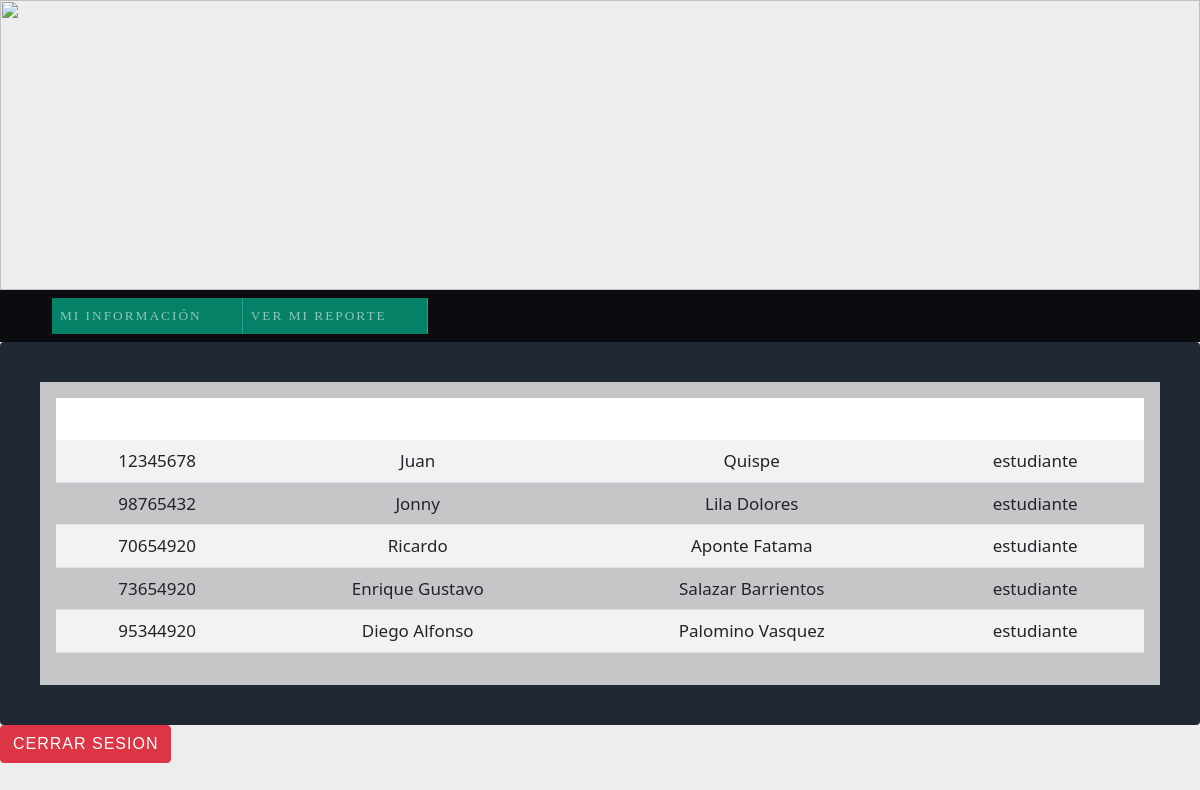
The app's page /vistas/listaalumnos.php with its own data.
### tables this page shows
CREATE TABLE `usuarios` (
  `idusuario` int(11) NOT NULL,
  `codigo` int(11) NOT NULL,
  `nombre` varchar(50) NOT NULL,
  `apellido` varchar(50) NOT NULL,
  `usuario` varchar(50) NOT NULL,
  `password` varchar(50) NOT NULL,
  `rol` varchar(50) NOT NULL
);

### controlador/conexion.php (called while the page is built)
<?php
class Conexion
{
	private $conexion;
	public function __construct () {
		$this->conexion = new mysqli("localhost","root","admin","testlg");
		$this->conexion->set_charset('utf8');
	}
	public function consultar ($sql) {
		$query = $this->conexion->query($sql);
		return $query;
	}
}
?>

### vistas/listaalumnos.php (the view, shortened to what this page needs)
<!DOCTYPE html>
<html lang="en">
<head>
</head>
<link href="https://cdn.jsdelivr.net/npm/bootstrap@5.0.2/dist/css/bootstrap.min.css" rel="stylesheet">
<link rel="stylesheet" href="https://cdnjs.cloudflare.com/ajax/libs/twitter-bootstrap/5.0.1/css/bootstrap.min.css">
<link rel="stylesheet" href="https://cdn.datatables.net/1.10.25/css/dataTables.bootstrap5.min.css">
<link rel="stylesheet" href="https://stackpath.bootstrapcdn.com/font-awesome/4.7.0/css/font-awesome.min.css">
<link rel="stylesheet" href="css/style.css">
<link rel="stylesheet" href="../css/index.css">
<body>
    <?php
        include('nav.php');
        require_once("../controlador/conexion.php");
         $conexion = new Conexion();
         $consulta = "SELECT * FROM usuarios WHERE rol='estudiante' ";
         $resultado = $conexion->consultar($consulta);
         $estudiantes = $resultado->fetch_all(MYSQLI_ASSOC);
    ?>
    <div class="card">
        <div class="card-body">
            <table id="example" class="table table-striped" style="width:100%">
                <thead>
                    <tr>
                        <th>Codigo</th>
                        <th>Nombre</th>
                        <th>Apellido</th>
                        <th>Rol</th>
                    </tr>
                </thead>
                <tbody>
                 <?php   foreach ($estudiantes as $estudiante) { ?>
                    <tr>
                        <td>
                            <?php echo $estudiante['codigo'] ?>
                        </td>
                        <td>
                            <?php echo $estudiante['nombre'] ?>
                        </td>
                        <td>
                            <?php echo $estudiante['apellido'] ?>
                        </td>
                        <td>
                            <?php echo $estudiante['rol'] ?>
                        </td>
                    </tr>
                    <?php
                        }
                        ?>
                </tbody>
            </table>
        </div>
    </div>
    <a href="../cerrarsesion.php" class="btn btn-danger text-center">CERRAR SESION</a>
</body>
</html>

### vistas/nav.php (shortened to what this page needs)
<nav>
    <section class="ftco-section">
        <div class="padre1">
            <img class="padre2" src="../img/descarga.png">
        </div>
        <nav style="background-color: #0b0c10!important;" class="navbar navbar-expand-lg navbar-dark ftco_navbar bg-dark ftco-navbar-light" id="ftco-navbar">
            <div style="margin-left: 40px !important;" class="container">
                <div class="collapse navbar-collapse" id="ftco-nav">
                    <ul class="navbar-nav mr-auto">
                        <li class="nav-item active"><a href="../vistas/infopersonal.php" class="nav-link">Mi información</a></li>
                        <?php
                        if ($_SESSION['rol'] == 'admin') { ?>
                            <li class="nav-item"><a href="../vistas/listaalumnos.php" class="nav-link">Ver lista de Alumnos</a></li>
                            <li class="nav-item"><a href="../vistas/resultadosadmin.php" class="nav-link">Ver Reporte</a></li>
                        <?php
                        }else{?>
                            <li class="nav-item"><a href="../vistas/resultadoestudiante.php" class="nav-link">Ver Mi Reporte</a></li>
                       <?php }
                        ?>
                    </ul>
                </div>
            </div>
        </nav>
    </section>
</nav>

### css/style.css (style rules this page uses)
* { margin: 0; padding: 0; box-sizing: border-box; }
body { background: #ededed; }
a { text-decoration: none; font-family: arial; letter-spacing: 1px; }
nav ul { background: #058167; list-style: none; display: flex; justify-content: left; align-items: center; }
nav ul > li a { position: relative; }
nav a { color: #FFF; display: block; font-size: 10pt; font-family: 'GothamBook'; padding: 15px 30px; text-transform: uppercase; letter-spacing: 2px; transition: background .5s; border-right: 1px solid #319B8F; }
table { border-collapse: collapse; font-size: 17px; width: 100%; text-align: center; }
table th { padding: 10px; background: #3d7ba8; color: #fff; }
table tr:nth-child(odd) { background: #fff; }
table td { padding: 10px; }

### css/index.css (style rules this page uses)
:root { --colorDeFondo: rgb(160, 160, 160); }
.padre1 { text-align: center; }
.padre2 { width: 100%; height: 290px; }
.card { border: 40px solid !important; border-color: #1f2833 !important; }
.card-body { background-color: #c5c6c7; }
.nav-link { padding-right: 2.5rem ! important; text-align: center !important; }

### records on screen
usuarios: codigo "12345678", nombre "Juan", apellido "Quispe", rol "estudiante"
usuarios: codigo "98765432", nombre "Jonny", apellido "Lila Dolores", rol "estudiante"
usuarios: codigo "70654920", nombre "Ricardo", apellido "Aponte Fatama", rol "estudiante"
usuarios: codigo "73654920", nombre "Enrique Gustavo", apellido "Salazar Barrientos", rol "estudiante"
usuarios: codigo "95344920", nombre "Diego Alfonso", apellido "Palomino Vasquez", rol "estudiante"
